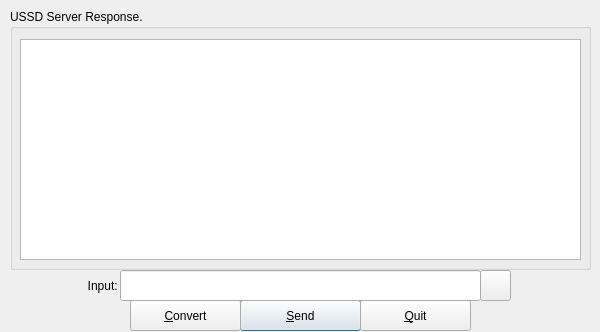
<?xml version="1.0" encoding="UTF-8"?>
<ui version="4.0">
 <class>MainWindow</class>
 <widget class="QMainWindow" name="MainWindow">
  <property name="geometry">
   <rect>
    <x>0</x>
    <y>0</y>
    <width>600</width>
    <height>332</height>
   </rect>
  </property>
  <property name="windowTitle">
   <string>ussd-gui</string>
  </property>
  <widget class="QWidget" name="centralWidget">
   <widget class="QPushButton" name="pbSend">
    <property name="geometry">
     <rect>
      <x>240</x>
      <y>300</y>
      <width>121</width>
      <height>31</height>
     </rect>
    </property>
    <property name="text">
     <string>&amp;Send</string>
    </property>
    <property name="autoDefault">
     <bool>true</bool>
    </property>
    <property name="default">
     <bool>true</bool>
    </property>
   </widget>
   <widget class="QPushButton" name="pbCancel">
    <property name="geometry">
     <rect>
      <x>360</x>
      <y>300</y>
      <width>111</width>
      <height>31</height>
     </rect>
    </property>
    <property name="text">
     <string>&amp;Quit</string>
    </property>
   </widget>
   <widget class="QLineEdit" name="lineEditUSSD_code">
    <property name="geometry">
     <rect>
      <x>120</x>
      <y>270</y>
      <width>361</width>
      <height>31</height>
     </rect>
    </property>
   </widget>
   <widget class="QLabel" name="labelInput">
    <property name="geometry">
     <rect>
      <x>0</x>
      <y>270</y>
      <width>121</width>
      <height>31</height>
     </rect>
    </property>
    <property name="text">
     <string>Input: </string>
    </property>
    <property name="alignment">
     <set>Qt::AlignRight|Qt::AlignTrailing|Qt::AlignVCenter</set>
    </property>
   </widget>
   <widget class="QGroupBox" name="groupBox">
    <property name="enabled">
     <bool>true</bool>
    </property>
    <property name="geometry">
     <rect>
      <x>10</x>
      <y>9</y>
      <width>581</width>
      <height>261</height>
     </rect>
    </property>
    <property name="title">
     <string>USSD Server Response.</string>
    </property>
    <property name="flat">
     <bool>false</bool>
    </property>
    <widget class="QTextEdit" name="textEditResult">
     <property name="geometry">
      <rect>
       <x>10</x>
       <y>30</y>
       <width>561</width>
       <height>221</height>
      </rect>
     </property>
     <property name="readOnly">
      <bool>true</bool>
     </property>
    </widget>
   </widget>
   <widget class="QPushButton" name="pbHistory">
    <property name="enabled">
     <bool>true</bool>
    </property>
    <property name="geometry">
     <rect>
      <x>480</x>
      <y>270</y>
      <width>31</width>
      <height>31</height>
     </rect>
    </property>
    <property name="text">
     <string/>
    </property>
   </widget>
   <widget class="QPushButton" name="pbConvert">
    <property name="geometry">
     <rect>
      <x>130</x>
      <y>300</y>
      <width>111</width>
      <height>31</height>
     </rect>
    </property>
    <property name="text">
     <string>&amp;Convert</string>
    </property>
   </widget>
  </widget>
 </widget>
 <layoutdefault spacing="6" margin="11"/>
 <resources/>
 <connections/>
</ui>
